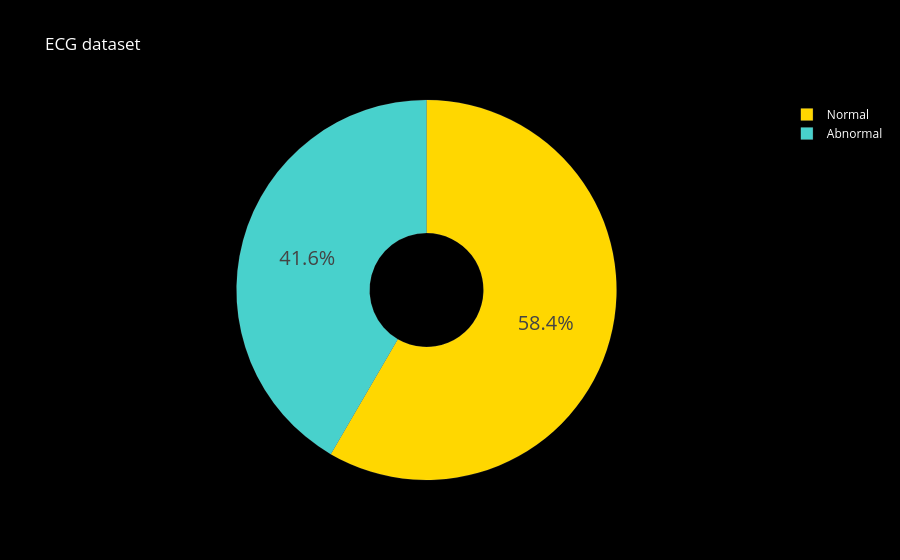

Notebook source saved alongside this figure:
### Code cell
colors = ['gold', 'mediumturquoise']
labels = ['Normal','Abnormal']
values = dataframe[140].value_counts()/dataframe[140].shape[0]

fig = go.Figure(data=[go.Pie(labels=labels, values=values, hole=.3)])
fig.update_traces(hoverinfo='label+percent', textinfo='percent', textfont_size=20,
                  marker=dict(colors=colors, line=dict(color='white', width=0.1)))
fig.update_layout(
    title_text="ECG dataset",
    title_font_color="white",
    legend_title_font_color="yellow",
    paper_bgcolor="black",
    plot_bgcolor='black',
    font_color="white",
)
fig.show()

### Figure 1 — Plotly figure (JSON) as saved in the notebook; plotly's stock layout.template omitted (floating-point values rounded to 4 significant figures)
{"data": [{"hole": 0.3, "hoverinfo": "label+percent", "labels": ["Normal", "Abnormal"], "marker": {"colors": ["gold", "mediumturquoise"], "line": {"color": "white", "width": 0.1}}, "textfont": {"size": 20}, "textinfo": "percent", "type": "pie", "values": [0.584, 0.416]}], "layout": {"font": {"color": "white"}, "legend": {"title": {"font": {"color": "yellow"}}}, "paper_bgcolor": "black", "plot_bgcolor": "black", "title": {"font": {"color": "white"}, "text": "ECG dataset"}}}
